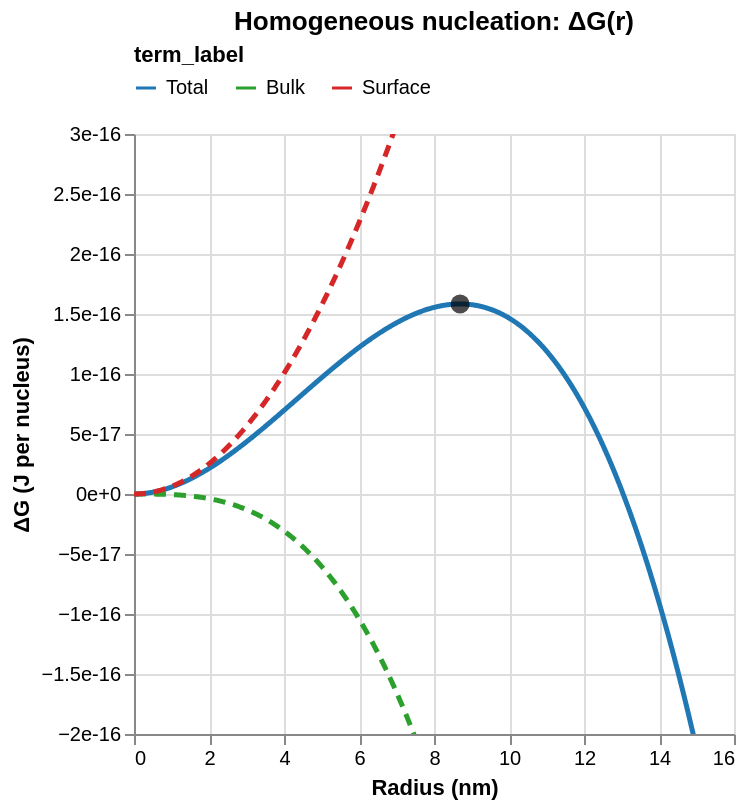

The code cell stored with this chart in its notebook:
### Markdown cell above
## Thermodynamics of forming a spherical nucleus

Consider a solid spherical nucleus of radius $r$ forming inside a liquid/solution. Forming the nucleus changes the total Gibbs free energy due to two competing contributions:

1. A **bulk term** proportional to the nucleus volume.
2. A **surface term** proportional to the new interfacial area.

The volume of a sphere is
$$
V = \frac{4}{3}\pi r^3.
$$

Let $g_s$ and $g_l$ denote the Gibbs free energy **per unit volume** of solid and liquid, respectively (J/m$^3$). The *bulk (volume)* contribution is

$$
\Delta G_V(r) = \frac{4}{3}\pi r^3 (g_s - g_l)
= \frac{4}{3}\pi r^3 \Delta g_v.
$$

This however, doesn't tell the whole story; creating a surface requires energy
If $\gamma$ is the solid–liquid interfacial energy (J/m$^2$), then the *surface* contribution is

$$
\Delta G_{\text{s}}(r) = 4\pi r^2 \gamma.
$$

This value is never negative as it always takes energy to create an interface.

Now, the total free energy of forming a nucleus can be described as

$$
\Delta G_T(r) = \Delta G_V(r) + \Delta G_S(r)
= \frac{4}{3}\pi r^3 \Delta G_v + 4\pi r^2 \gamma.
$$

For small $r$, the surface term dominates and $\Delta G(r)$ increases with size. For sufficiently large $r$, the bulk term dominates and $\Delta G(r)$ decreases with size. This competition produces a maximum in $\Delta G(r)$, which is the *nucleation barrier*.

### Code cell
import numpy as np
import pandas as pd
import altair as alt

alt.data_transformers.disable_max_rows()

# limits
xlim = (0.0, 16.0)        # nm
ylim = (-2e-16, 3e-16)    # J

# data
r_m = np.linspace(0.0, xlim[1] * 1e-9, 800)
df = pd.DataFrame({"r_nm": r_m * 1e9, "r_m": r_m})

# sliders
p_log10 = alt.param(
    "log10_abs_dgv", value=np.log10(1.15e8),
    bind=alt.binding_range(min=7.5, max=8.5, step=0.01, name="log10(|Δg_v|)")
)
p_gam = alt.param(
    "gamma", value=0.5,
    bind=alt.binding_range(min=0.2, max=0.8, step=0.01, name="γ (J/m²)")
)

base = (
    alt.Chart(df)
    .add_params(p_log10, p_gam)
    .transform_calculate(
        dg_bulk="(4/3)*PI*pow(datum.r_m,3)*(-pow(10,log10_abs_dgv))",
        dg_surf="4*PI*pow(datum.r_m,2)*gamma",
        dg_tot="((4/3)*PI*pow(datum.r_m,3)*(-pow(10,log10_abs_dgv)))"
               "+(4*PI*pow(datum.r_m,2)*gamma)",
        r_c_nm="(2*gamma/pow(10,log10_abs_dgv))*1e9",
        dg_c="(16*PI*pow(gamma,3))/(3*pow(pow(10,log10_abs_dgv),2))",
    )
)

label_expr = (
    "datum.term=='dg_tot' ? 'Total' : "
    "datum.term=='dg_bulk' ? 'Bulk' : 'Surface'"
)

lines = (
    base.transform_fold(["dg_tot", "dg_bulk", "dg_surf"], as_=["term", "dg"])
    .transform_calculate(term_label=label_expr)
    .mark_line(strokeWidth=2.5, clip=True)
    .encode(
        x=alt.X("r_nm:Q", title="Radius (nm)", scale=alt.Scale(domain=xlim)),
        y=alt.Y(
            "dg:Q",
            title="ΔG (J per nucleus)",
            scale=alt.Scale(domain=ylim),
            axis=alt.Axis(format=".2~e", grid=True),
        ),
        color=alt.Color(
            "term_label:N",
            sort=["Total", "Bulk", "Surface"],
            scale=alt.Scale(
                domain=["Total", "Bulk", "Surface"],
                range=["#1f77b4", "#2ca02c", "#d62728"],
            ),
            legend=alt.Legend(orient="top"),
        ),
        strokeDash=alt.condition(
            "datum.term_label == 'Total'",
            alt.value([1, 0]),
            alt.value([6, 4]),
        ),
        tooltip=[
            alt.Tooltip("r_nm:Q", title="r (nm)", format=".2f"),
            alt.Tooltip("term_label:N", title="Term"),
            alt.Tooltip("dg:Q", title="ΔG (J)", format=".3~e"),
        ],
    )
)

crit = (
    base.transform_filter("datum.r_m == 0")
    .mark_point(size=90, filled=True, color="black")
    .encode(
        x="r_c_nm:Q",
        y="dg_c:Q",
    )
)

chart = (lines + crit).properties(
#     width=720,
#     height=440,
    title="Homogeneous nucleation: ΔG(r)",
)

chart

### Figure 1 — Vega-Lite specification as saved in the notebook (floating-point values rounded to 4 significant figures; data arrays with more than 128 entries replaced by an {"elided": "..."} marker saying what was removed)
{"config": {"view": {"continuousWidth": 300, "continuousHeight": 300}}, "layer": [{"mark": {"type": "line", "clip": true, "strokeWidth": 2.5}, "encoding": {"color": {"field": "term_label", "legend": {"orient": "top"}, "scale": {"domain": ["Total", "Bulk", "Surface"], "range": ["#1f77b4", "#2ca02c", "#d62728"]}, "sort": ["Total", "Bulk", "Surface"], "type": "nominal"}, "strokeDash": {"condition": {"test": "datum.term_label == 'Total'", "value": [1, 0]}, "value": [6, 4]}, "tooltip": [{"field": "r_nm", "format": ".2f", "title": "r (nm)", "type": "quantitative"}, {"field": "term_label", "title": "Term", "type": "nominal"}, {"field": "dg", "format": ".3~e", "title": "ΔG (J)", "type": "quantitative"}], "x": {"field": "r_nm", "scale": {"domain": [0.0, 16.0]}, "title": "Radius (nm)", "type": "quantitative"}, "y": {"axis": {"format": ".2~e", "grid": true}, "field": "dg", "scale": {"domain": [-2e-16, 3e-16]}, "title": "ΔG (J per nucleus)", "type": "quantitative"}}, "transform": [{"calculate": "(4/3)*PI*pow(datum.r_m,3)*(-pow(10,log10_abs_dgv))", "as": "dg_bulk"}, {"calculate": "4*PI*pow(datum.r_m,2)*gamma", "as": "dg_surf"}, {"calculate": "((4/3)*PI*pow(datum.r_m,3)*(-pow(10,log10_abs_dgv)))+(4*PI*pow(datum.r_m,2)*gamma)", "as": "dg_tot"}, {"calculate": "(2*gamma/pow(10,log10_abs_dgv))*1e9", "as": "r_c_nm"}, {"calculate": "(16*PI*pow(gamma,3))/(3*pow(pow(10,log10_abs_dgv),2))", "as": "dg_c"}, {"fold": ["dg_tot", "dg_bulk", "dg_surf"], "as": ["term", "dg"]}, {"calculate": "datum.term=='dg_tot' ? 'Total' : datum.term=='dg_bulk' ? 'Bulk' : 'Surface'", "as": "term_label"}]}, {"mark": {"type": "point", "color": "black", "filled": true, "size": 90}, "encoding": {"x": {"field": "r_c_nm", "type": "quantitative"}, "y": {"field": "dg_c", "type": "quantitative"}}, "transform": [{"calculate": "(4/3)*PI*pow(datum.r_m,3)*(-pow(10,log10_abs_dgv))", "as": "dg_bulk"}, {"calculate": "4*PI*pow(datum.r_m,2)*gamma", "as": "dg_surf"}, {"calculate": "((4/3)*PI*pow(datum.r_m,3)*(-pow(10,log10_abs_dgv)))+(4*PI*pow(datum.r_m,2)*gamma)", "as": "dg_tot"}, {"calculate": "(2*gamma/pow(10,log10_abs_dgv))*1e9", "as": "r_c_nm"}, {"calculate": "(16*PI*pow(gamma,3))/(3*pow(pow(10,log10_abs_dgv),2))", "as": "dg_c"}, {"filter": "datum.r_m == 0"}]}], "data": {"name": "data-b9fffc2e7be064acb94775cdac86fdd9"}, "params": [{"name": "log10_abs_dgv", "bind": {"input": "range", "max": 8.5, "min": 7.5, "name": "log10(|Δg_v|)", "step": 0.01}, "value": 8.061}, {"name": "gamma", "bind": {"input": "range", "max": 0.8, "min": 0.2, "name": "γ (J/m²)", "step": 0.01}, "value": 0.5}], "title": "Homogeneous nucleation: ΔG(r)", "$schema": "https://vega.github.io/schema/vega-lite/v6.1.0.json", "datasets": {"data-b9fffc2e7be064acb94775cdac86fdd9": {"elided": "800 records"}}}
